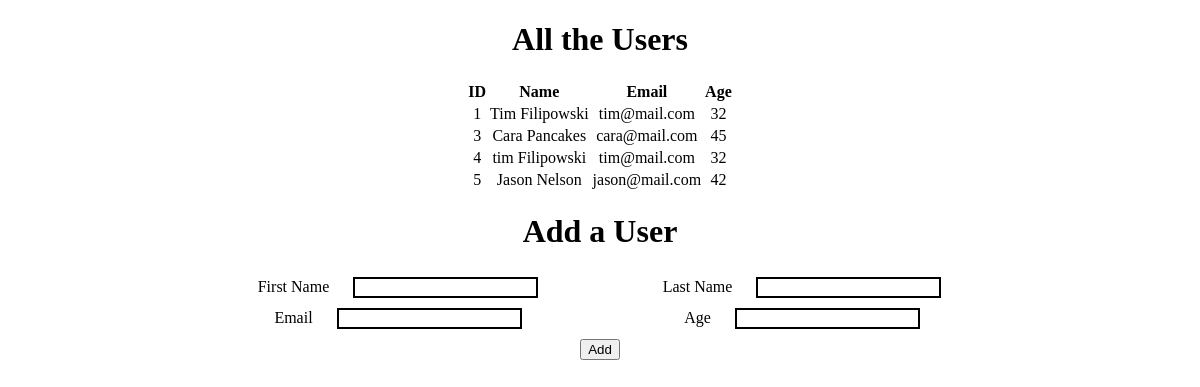
Before: / with the older database file.
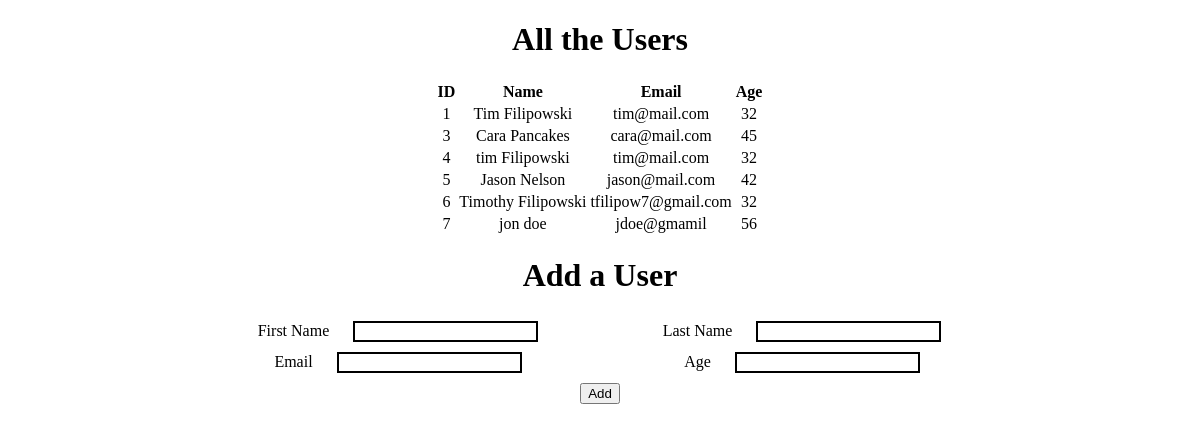
After: the same page with the newer database file.
### users_app/models.py (models this page shows)
class User(models.Model):
    first_name = models.CharField(max_length=255)
    last_name = models.CharField(max_length=255)
    email_address = models.CharField(max_length=255)
    age = models.IntegerField()
    created_at = models.DateTimeField(auto_now_add=True)
    updated_at = models.DateTimeField(auto_now=True)
    @property
    def name(self):
        return f"{self.first_name} {self.last_name}"

### users_app/views.py (the view)
# urls.py: path('', views.index),
def index(request):
    context = {
        "users": User.objects.all(),
    }
    print('index request')
    return render(request, "index.html", context)

### users_app/templates/index.html (shortened to what this page needs)
<!DOCTYPE html>
<html lang="en">
<head>
    {% load static %}
    <link rel="stylesheet" href="{% static 'css/style.css' %}">
</head>
<body>
    <h1>All the Users</h1>
    <table>
        <tr>
            <th>ID</th>
            <th>Name</th>
            <th>Email</th>
            <th>Age</th>
        </tr>
        {% for user in users %}
            <tr>
                <td>{{ user.id }}</td>
                <td>{{ user.name }}</td>
                <td>{{ user.email_address }}</td>
                <td>{{ user.age }}</td>
            </tr>
        {% endfor %}
    </table>
    <h1>Add a User</h1>
    <form action="process" method="post">
        <div class="user_input">
            <label for="first_name">First Name</label>
            <input type="text" name="first_name" id="first_name" class="text_input">
        </div>
        <div class="user_input">
            <label for="last_name">Last Name</label>
            <input type="text" name="last_name" id="last_name" class="text_input">
        </div>
        <div class="user_input">
            <label for="email_address">Email</label>
            <input type="text" name="email_address" id="email_address" class="text_input">
        </div>
        <div class="user_input">
            <label for="age">Age</label>
            <input type="number" name="age" id="age" class="text_input">
        </div>
        <button class="user_add">Add</button>
    </form>
</body>
</html>

### users_app/static/css/style.css (style rules this page uses)
body { width: 960px; margin: 0 auto; text-align: center; }
h1 { text-align: center; }
table { margin: 15px auto; }
.user_input { display: inline-block; width: 400px; }
.user_input input { border: 2px solid black; margin: 5px 10px; }
button { display: block; margin: 5px auto; }
label { padding: 2px 4px; margin: 2px 6px; }

Changed rows visible on the page:
added User: id "6", name "Timothy Filipowski", email_address "tfilipow7@gmail.com", age "32"
added User: id "7", name "jon doe", email_address "jdoe@gmamil", age "56"
